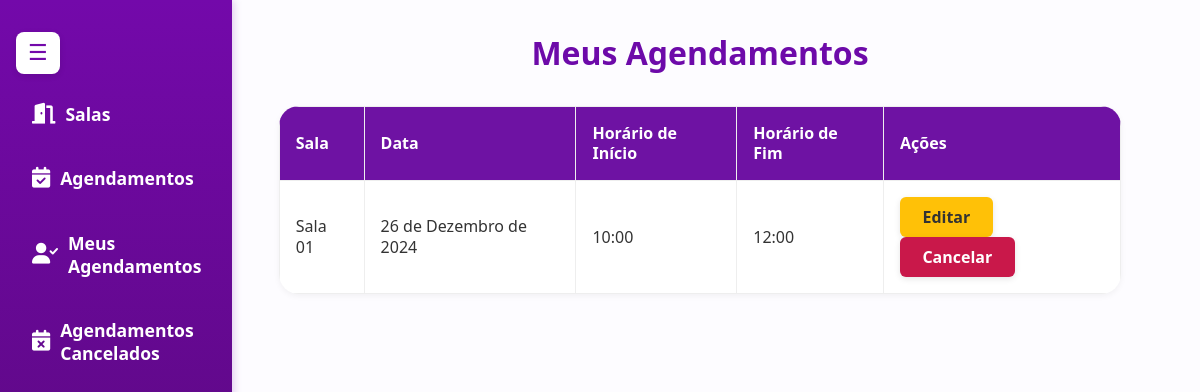
Before: /meusagendamentos/ (signed in) with the older database file.
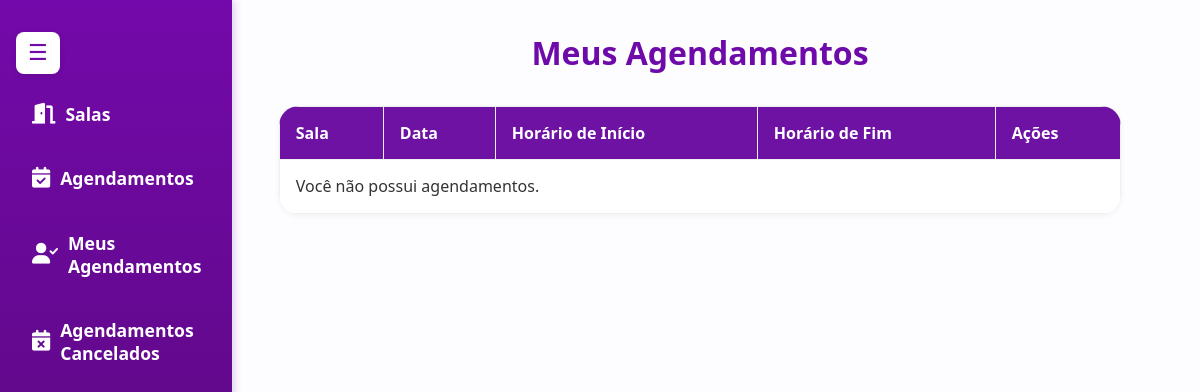
After: the same page with the newer database file.
### salas/models.py (models this page shows, shortened)
class Agendamento(models.Model):
    sala = models.ForeignKey(Sala, on_delete=models.CASCADE)
    usuario = models.ForeignKey(User, on_delete=models.CASCADE)
    data = models.DateField()
    horario_inicio = models.TimeField()
    horario_fim = models.TimeField()

class Sala(models.Model):
    nome = models.CharField(max_length=50)
    capacidade = models.IntegerField()
    imagem = models.ImageField(upload_to='salas_imagens/', blank=True, null=True)

### salas/views.py (the view)
# urls.py: path('meusagendamentos/', views.listar_meus_agendamentos, name='listar_meus_agendamentos'),
@login_required
def listar_meus_agendamentos(request):
    if request.user.is_authenticated:  # Verifica se o usuário está logado
        agendamentos = Agendamento.objects.filter(
            usuario=request.user  # Filtra pelos agendamentos do usuário logado
        ).select_related('sala').order_by('data', 'horario_inicio')
    else:
        agendamentos = []  # Se não estiver logado, retorna lista vazia
    return render(request, 'salas/listar_meus_agendamentos.html', {'agendamentos': agendamentos})

### salas/templates/salas/listar_meus_agendamentos.html
{% extends 'base.html' %}
{% block content %}
<h1>Meus Agendamentos</h1>
<table>
    <thead>
        <tr>
            <th>Sala</th>
            <th>Data</th>
            <th>Horário de Início</th>
            <th>Horário de Fim</th>
            <th>Ações</th>
        </tr>
    </thead>
    <tbody>
        {% for agendamento in agendamentos %}
        <tr>
            <td>{{ agendamento.sala.nome }}</td>
            <td>{{ agendamento.data }}</td>
            <td>{{ agendamento.horario_inicio }}</td>
            <td>{{ agendamento.horario_fim }}</td>
            <td>
                <a href="{% url 'editar_agendamento' agendamento.pk %}" class="btn btn-warning">Editar</a>
                <a href="{% url 'excluir_agendamento' agendamento.pk %}" class="btn btn-danger">Cancelar</a>
            </td>
        </tr>
        {% empty %}
        <tr>
            <td colspan="5">Você não possui agendamentos.</td>
        </tr>
        {% endfor %}
    </tbody>
</table>
{% endblock %}

Changed rows visible on the page:
removed Agendamento: sala.nome "Sala 01", data "26 de Dezembro de 2024", horario_inicio "10:00", horario_fim "12:00"
Other visible differences:
text now shown: "Você não possui agendamentos."
